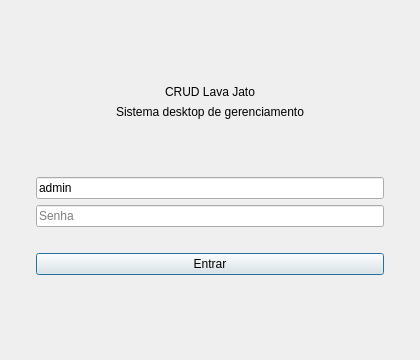
<?xml version="1.0" encoding="UTF-8"?>
<ui version="4.0">
 <class>LoginDialog</class>
 <widget class="QDialog" name="LoginDialog">
  <property name="windowTitle">
   <string>Login - Lava Jato</string>
  </property>
  <property name="minimumSize">
   <size>
    <width>420</width>
    <height>360</height>
   </size>
  </property>
  <layout class="QVBoxLayout" name="mainLayout">
   <property name="leftMargin">
    <number>36</number>
   </property>
   <property name="topMargin">
    <number>32</number>
   </property>
   <property name="rightMargin">
    <number>36</number>
   </property>
   <property name="bottomMargin">
    <number>32</number>
   </property>
   <item>
    <spacer name="topSpacer">
     <property name="orientation">
      <enum>Qt::Vertical</enum>
     </property>
     <property name="sizeHint" stdset="0">
      <size>
       <width>20</width>
       <height>24</height>
      </size>
     </property>
    </spacer>
   </item>
   <item>
    <widget class="QLabel" name="appTitle">
     <property name="text">
      <string>CRUD Lava Jato</string>
     </property>
     <property name="alignment">
      <set>Qt::AlignCenter</set>
     </property>
    </widget>
   </item>
   <item>
    <widget class="QLabel" name="appSubtitle">
     <property name="text">
      <string>Sistema desktop de gerenciamento</string>
     </property>
     <property name="alignment">
      <set>Qt::AlignCenter</set>
     </property>
    </widget>
   </item>
   <item>
    <spacer name="midSpacer">
     <property name="orientation">
      <enum>Qt::Vertical</enum>
     </property>
     <property name="sizeHint" stdset="0">
      <size>
       <width>20</width>
       <height>20</height>
      </size>
     </property>
    </spacer>
   </item>
   <item>
    <widget class="QLineEdit" name="txtUsuario">
     <property name="placeholderText">
      <string>Usuario</string>
     </property>
     <property name="text">
      <string>admin</string>
     </property>
    </widget>
   </item>
   <item>
    <widget class="QLineEdit" name="txtSenha">
     <property name="placeholderText">
      <string>Senha</string>
     </property>
     <property name="echoMode">
      <enum>QLineEdit::Password</enum>
     </property>
    </widget>
   </item>
   <item>
    <widget class="QLabel" name="lblErroLogin">
     <property name="text">
      <string/>
     </property>
     <property name="alignment">
      <set>Qt::AlignCenter</set>
     </property>
    </widget>
   </item>
   <item>
    <widget class="QPushButton" name="btnLogin">
     <property name="text">
      <string>Entrar</string>
     </property>
    </widget>
   </item>
   <item>
    <spacer name="bottomSpacer">
     <property name="orientation">
      <enum>Qt::Vertical</enum>
     </property>
     <property name="sizeHint" stdset="0">
      <size>
       <width>20</width>
       <height>24</height>
      </size>
     </property>
    </spacer>
   </item>
  </layout>
 </widget>
 <resources/>
 <connections/>
</ui>
